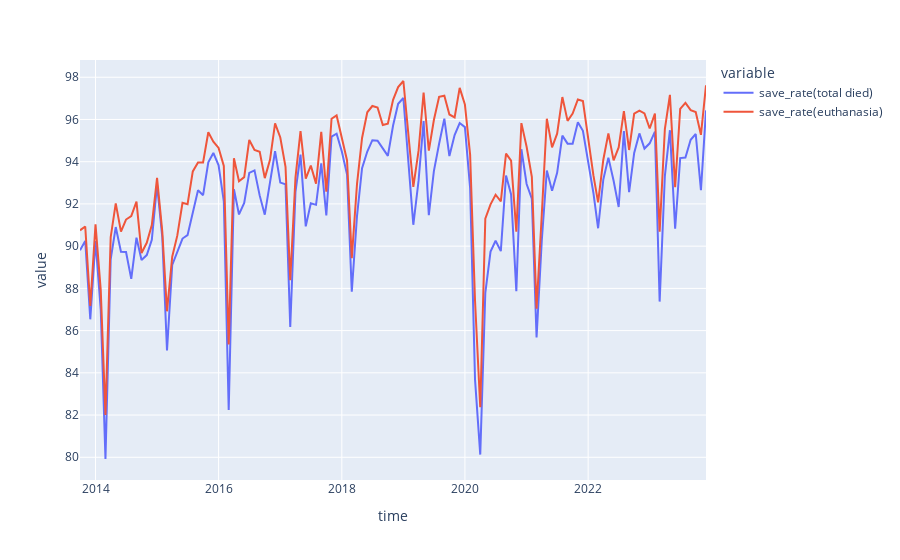

The notebook cell this image was saved under:
### Code cell
fig = px.line(no_kill_by_ym,
              x="time",
              y=["save_rate(total died)", "save_rate(euthanasia)"])
fig.update_traces()
fig.show()
